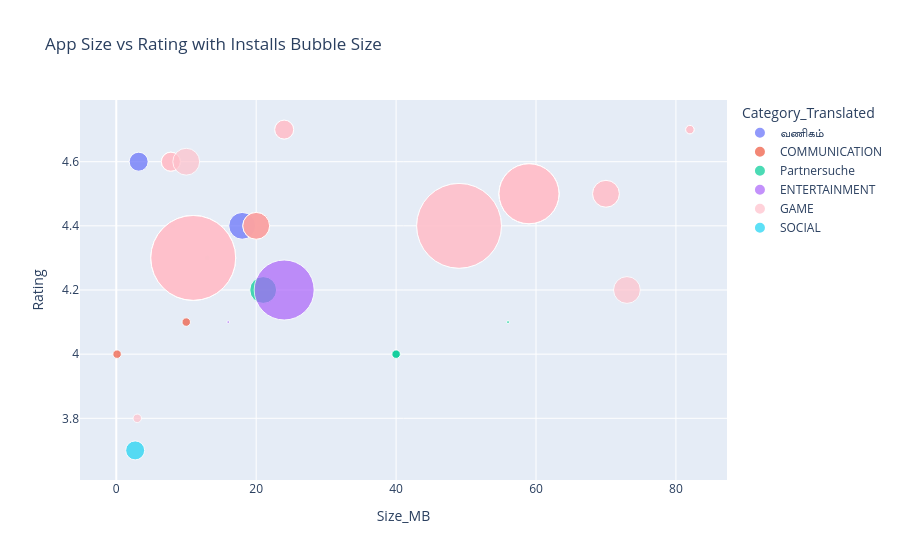

The notebook cell saved with this chart:
### Code cell
fig.show()

### Figure 1 — Plotly figure (JSON) as saved in the notebook; plotly's stock layout.template omitted (floating-point values rounded to 4 significant figures)
{"data": [{"hovertemplate": "<b>%{hovertext}</b><br><br>Category_Translated=வணிகம்<br>Size_MB=%{x}<br>Rating=%{y}<br>Installs=%{marker.size}<extra></extra>", "hovertext": ["Google Primer", "Call Blocker"], "legendgroup": "வணிகம்", "marker": {"color": "#636efa", "size": [10000000, 5000000], "sizemode": "area", "sizeref": 27780.0, "symbol": "circle"}, "mode": "markers", "name": "வணிகம்", "orientation": "v", "showlegend": true, "type": "scatter", "x": [18.0, 3.2], "xaxis": "x", "y": [4.4, 4.6], "yaxis": "y"}, {"hovertemplate": "<b>%{hovertext}</b><br><br>Category_Translated=COMMUNICATION<br>Size_MB=%{x}<br>Rating=%{y}<br>Installs=%{marker.size}<extra></extra>", "hovertext": ["Call Blocker", "CallApp: Caller ID, Blocker & Phone Call Recorder", "Caller ID +", "CallApp: Caller ID, Blocker & Phone Call Recorder"], "legendgroup": "COMMUNICATION", "marker": {"color": "#EF553B", "size": [1000000, 10000000, 1000000, 10000000], "sizemode": "area", "sizeref": 27780.0, "symbol": "circle"}, "mode": "markers", "name": "COMMUNICATION", "orientation": "v", "showlegend": true, "type": "scatter", "x": [10.0, 20.0, 0.1152, 20.0], "xaxis": "x", "y": [4.1, 4.4, 4.0, 4.4], "yaxis": "y"}, {"hovertemplate": "<b>%{hovertext}</b><br><br>Category_Translated=Partnersuche<br>Size_MB=%{x}<br>Rating=%{y}<br>Installs=%{marker.size}<extra></extra>", "hovertext": ["Hily: Dating, Chat, Match, Meet & Hook up", "CMB Free Dating App", "FlirtChat - ♥Free Dating/Flirting App♥", "CMB Free Dating App", "Hily: Dating, Chat, Match, Meet & Hook up", "Hitwe - meet people and chat", "Hily: Dating, Chat, Match, Meet & Hook up", "2Date Dating App, Love and matching", "FlirtChat - ♥Free Dating/Flirting App♥"], "legendgroup": "Partnersuche", "marker": {"color": "#00cc96", "size": [100000, 1000000, 500000, 1000000, 100000, 10000000, 100000, 500000, 500000], "sizemode": "area", "sizeref": 27780.0, "symbol": "circle"}, "mode": "markers", "name": "Partnersuche", "orientation": "v", "showlegend": true, "type": "scatter", "x": [56.0, 40.0, 13.0, 40.0, 56.0, 21.0, 56.0, 8.1, 13.0], "xaxis": "x", "y": [4.1, 4.0, 4.3, 4.0, 4.1, 4.2, 4.1, 4.4, 4.3], "yaxis": "y"}, {"hovertemplate": "<b>%{hovertext}</b><br><br>Category_Translated=ENTERTAINMENT<br>Size_MB=%{x}<br>Rating=%{y}<br>Installs=%{marker.size}<extra></extra>", "hovertext": ["Amazon Prime Video", "Cooking Channel"], "legendgroup": "ENTERTAINMENT", "marker": {"color": "#ab63fa", "size": [50000000, 100000], "sizemode": "area", "sizeref": 27780.0, "symbol": "circle"}, "mode": "markers", "name": "ENTERTAINMENT", "orientation": "v", "showlegend": true, "type": "scatter", "x": [24.0, 16.0], "xaxis": "x", "y": [4.2, 4.1], "yaxis": "y"}, {"hovertemplate": "<b>%{hovertext}</b><br><br>Category_Translated=GAME<br>Size_MB=%{x}<br>Rating=%{y}<br>Installs=%{marker.size}<extra></extra>", "hovertext": ["Block Puzzle", "Granny", "Flow Free", "Cut the Rope FULL FREE", "Block Puzzle", "Granny", "Flow Free", "Granny", "Color by Number – New Coloring Book", "Draw In", "Honkai Impact 3rd", "Honkai Impact 3rd", "Block Puzzle", "Flow Free", "Granny", "Dude Perfect 2", "Block Puzzle", "Candy Bomb", "Flow Free", "Cut the Rope FULL FREE", "1LINE – One Line with One Touch", "Four In A Line", "Granny", "Color by Number – New Coloring Book", "Dude Perfect 2"], "legendgroup": "GAME", "marker": {"color": "pink", "size": [5000000, 50000000, 100000000, 100000000, 5000000, 50000000, 100000000, 50000000, 5000000, 10000000, 1000000, 1000000, 5000000, 100000000, 50000000, 10000000, 5000000, 10000000, 100000000, 100000000, 10000000, 1000000, 50000000, 5000000, 10000000], "sizemode": "area", "sizeref": 27780.0, "symbol": "circle"}, "mode": "markers", "name": "GAME", "orientation": "v", "showlegend": true, "type": "scatter", "x": [7.8, 59.0, 11.0, 49.0, 7.8, 59.0, 11.0, 59.0, 24.0, 73.0, 82.0, 82.0, 7.8, 11.0, 59.0, 70.0, 7.8, 20.0, 11.0, 49.0, 10.0, 3.0, 59.0, 24.0, 70.0], "xaxis": "x", "y": [4.6, 4.5, 4.3, 4.4, 4.6, 4.5, 4.3, 4.5, 4.7, 4.2, 4.7, 4.7, 4.6, 4.3, 4.5, 4.5, 4.6, 4.4, 4.3, 4.4, 4.6, 3.8, 4.5, 4.7, 4.5], "yaxis": "y"}, {"hovertemplate": "<b>%{hovertext}</b><br><br>Category_Translated=SOCIAL<br>Size_MB=%{x}<br>Rating=%{y}<br>Installs=%{marker.size}<extra></extra>", "hovertext": ["Blogger"], "legendgroup": "SOCIAL", "marker": {"color": "#19d3f3", "size": [5000000], "sizemode": "area", "sizeref": 27780.0, "symbol": "circle"}, "mode": "markers", "name": "SOCIAL", "orientation": "v", "showlegend": true, "type": "scatter", "x": [2.7], "xaxis": "x", "y": [3.7], "yaxis": "y"}], "layout": {"legend": {"itemsizing": "constant", "title": {"text": "Category_Translated"}, "tracegroupgap": 0}, "title": {"text": "App Size vs Rating with Installs Bubble Size"}, "xaxis": {"anchor": "y", "domain": [0, 1], "title": {"text": "Size_MB"}}, "yaxis": {"anchor": "x", "domain": [0, 1], "title": {"text": "Rating"}}}}
